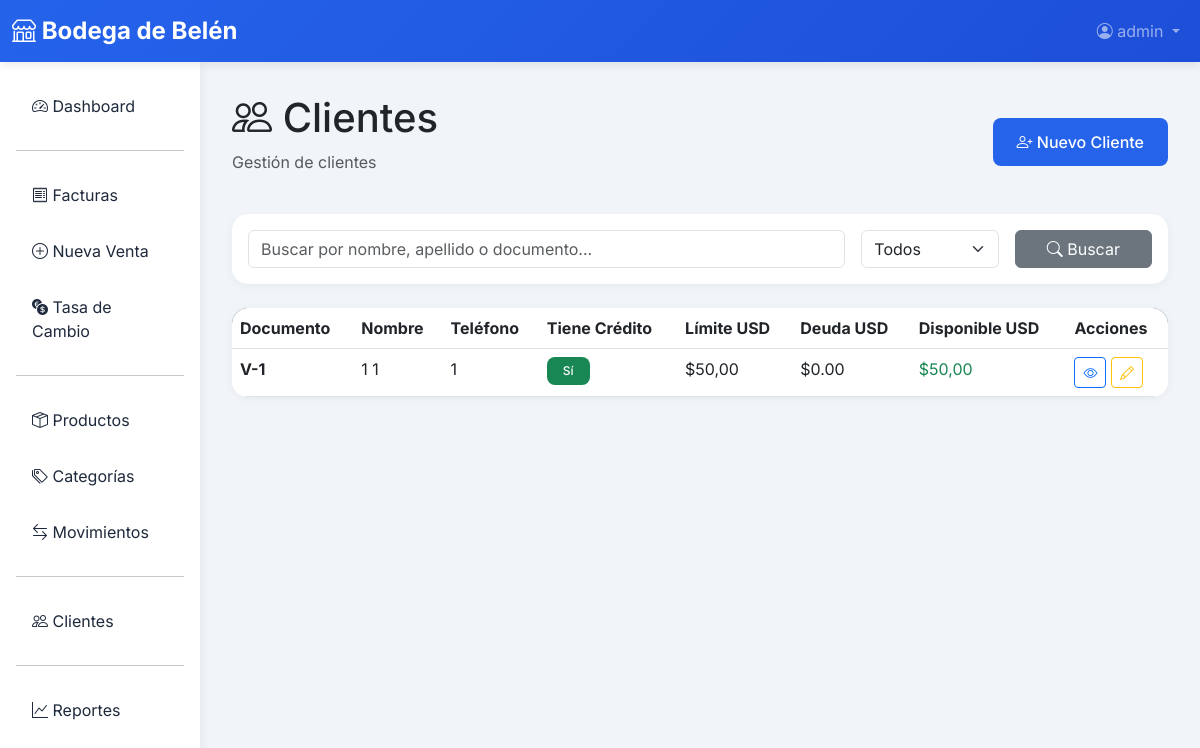
/clientes/, run on the app's committed database.
### clientes/models.py (models this page shows, shortened)
class Cliente(models.Model):
    TIPO_DOCUMENTO_CHOICES = [
        ('V', 'V - Venezolano'),
        ('E', 'E - Extranjero'),
        ('J', 'J - Jurídico'),
        ('G', 'G - Gubernamental'),
    ]
    tipo_documento = models.CharField(max_length=1, choices=TIPO_DOCUMENTO_CHOICES, default='V')
    numero_documento = models.CharField(max_length=20, unique=True)
    nombre = models.CharField(max_length=200)
    apellido = models.CharField(max_length=200, blank=True)
    telefono = models.CharField(max_length=20, blank=True)
    email = models.EmailField(blank=True)
    direccion = models.TextField(blank=True)
    tiene_credito = models.BooleanField(default=False, help_text='¿El cliente puede comprar a crédito?')
    limite_credito_usd = models.DecimalField(
        max_digits=10,
        decimal_places=2,
        default=Decimal('0.00'),
        validators=[MinValueValidator(Decimal('0.00'))],
        help_text='Límite de crédito en USD'
    )
    activo = models.BooleanField(default=True)
    created_at = models.DateTimeField(auto_now_add=True)
    updated_at = models.DateTimeField(auto_now=True)
    class Meta:
        verbose_name = 'Cliente'
        verbose_name_plural = 'Clientes'
        ordering = ['nombre', 'apellido']
        indexes = [
            models.Index(fields=['numero_documento']),
            models.Index(fields=['nombre']),
        ]
    @property
    def nombre_completo(self):
        if self.apellido:
            return f"{self.nombre} {self.apellido}"
        return self.nombre
    @property
    def deuda_total_usd(self):
        from ventas.models import Factura
        facturas_pendientes = Factura.objects.filter(
            cliente=self,
            tipo_venta='CREDITO',  # Solo facturas a crédito
            estado__in=['PENDIENTE', 'PARCIAL']
        )
        total = sum(factura.saldo_pendiente_usd for factura in facturas_pendientes)
        return Decimal(str(total))
    @property
    def credito_disponible_usd(self):
        if not self.tiene_credito:
            return Decimal('0.00')
        return self.limite_credito_usd - self.deuda_total_usd

### clientes/views.py (the view)
# urls.py: path('', views.cliente_list, name='cliente_list'),
@login_required
def cliente_list(request):
    clientes = Cliente.objects.filter(activo=True)
    busqueda = request.GET.get('q')
    con_deuda = request.GET.get('con_deuda')
    if busqueda:
        clientes = clientes.filter(
            Q(nombre__icontains=busqueda) |
            Q(apellido__icontains=busqueda) |
            Q(numero_documento__icontains=busqueda)
        )
    if con_deuda:
        clientes = [c for c in clientes if c.deuda_total_usd > 0]
    return render(request, 'clientes/cliente_list.html', {'clientes': clientes})

### templates/clientes/cliente_list.html (shortened to what this page needs)
{% extends 'base.html' %}
{% block content %}
<div class="mb-4">
    <div class="d-flex justify-content-between align-items-center">
        <div>
            <h1 class="mb-2"><i class="bi bi-people"></i> Clientes</h1>
            <p class="text-muted">Gestión de clientes</p>
        </div>
        <a href="{% url 'clientes:cliente_create' %}" class="btn btn-primary">
            <i class="bi bi-person-plus"></i> Nuevo Cliente
        </a>
    </div>
</div>
<div class="card mb-4">
    <div class="card-body">
        <form method="get" class="row g-3">
            <div class="col-md-8">
                <input type="text" name="q" class="form-control"
                    placeholder="Buscar por nombre, apellido o documento..." value="{{ request.GET.q }}">
            </div>
            <div class="col-md-2">
                <select name="con_deuda" class="form-select">
                    <option value="">Todos</option>
                </select>
            </div>
            <div class="col-md-2">
                <button type="submit" class="btn btn-secondary w-100">
                    <i class="bi bi-search"></i> Buscar
                </button>
            </div>
        </form>
    </div>
</div>
<div class="card">
    <div class="card-body p-0">
        <div class="table-responsive">
            <table class="table table-hover mb-0">
                <thead>
                    <tr>
                        <th>Documento</th>
                        <th>Nombre</th>
                        <th>Teléfono</th>
                        <th>Tiene Crédito</th>
                        <th>Límite USD</th>
                        <th>Deuda USD</th>
                        <th>Disponible USD</th>
                        <th>Acciones</th>
                    </tr>
                </thead>
                <tbody>
                    {% for cliente in clientes %}
                    <tr>
                        <td><strong>{{ cliente.tipo_documento }}-{{ cliente.numero_documento }}</strong></td>
                        <td>{{ cliente.nombre_completo }}</td>
                        <td>{{ cliente.telefono|default:"-" }}</td>
                        <td>
                            {% if cliente.tiene_credito %}
                            <span class="badge bg-success">Sí</span>
                            {% else %}
                            <span class="badge bg-secondary">No</span>
                            {% endif %}
                        </td>
                        <td>${{ cliente.limite_credito_usd|floatformat:2 }}</td>
                        <td>
                            {% if cliente.deuda_total_usd > 0 %}
                            <span class="text-danger">${{ cliente.deuda_total_usd|floatformat:2 }}</span>
                            {% else %}
                            $0.00
                            {% endif %}
                        </td>
                        <td>
                            {% if cliente.tiene_credito %}
                            <span class="text-success">${{ cliente.credito_disponible_usd|floatformat:2 }}</span>
                            {% else %}
                            -
                            {% endif %}
                        </td>
                        <td>
                            <a href="{% url 'clientes:cliente_detail' cliente.pk %}"
                                class="btn btn-sm btn-outline-primary">
                                <i class="bi bi-eye"></i>
                            </a>
                            <a href="{% url 'clientes:cliente_update' cliente.pk %}"
                                class="btn btn-sm btn-outline-warning">
                                <i class="bi bi-pencil"></i>
                            </a>
                        </td>
                    </tr>
                    {% endfor %}
                </tbody>
            </table>
        </div>
    </div>
</div>
{% endblock %}

### templates/base.html (shortened to what this page needs)
<!DOCTYPE html>
<html lang="es">
<head>
    <link href="https://cdn.jsdelivr.net/npm/bootstrap@5.3.0/dist/css/bootstrap.min.css" rel="stylesheet">
    <link rel="stylesheet" href="https://cdn.jsdelivr.net/npm/bootstrap-icons@1.11.0/font/bootstrap-icons.css">
</head>
<body>
    <nav class="navbar navbar-expand-lg navbar-dark">
        <div class="container-fluid">
            <a class="navbar-brand" href="{% url 'ventas:dashboard' %}">
                <i class="bi bi-shop"></i> Bodega de Belén
            </a>
            <div class="collapse navbar-collapse" id="navbarNav">
                <ul class="navbar-nav ms-auto">
                    {% if user.is_authenticated %}
                    <li class="nav-item dropdown">
                        <a class="nav-link dropdown-toggle" href="#" id="userDropdown" role="button" data-bs-toggle="dropdown">
                            <i class="bi bi-person-circle"></i> {{ user.username }}
                        </a>
                    </li>
                    {% else %}
                    <li class="nav-item">
                        <a class="nav-link" href="{% url 'login' %}">Iniciar Sesión</a>
                    </li>
                    {% endif %}
                </ul>
            </div>
        </div>
    </nav>
    <div class="container-fluid">
        <div class="row">
            {% if user.is_authenticated %}
            <div class="col-md-3 col-lg-2 px-0 sidebar">
                <div class="p-3">
                    <nav class="nav flex-column">
                        <a class="nav-link" href="{% url 'ventas:dashboard' %}">
                            <i class="bi bi-speedometer2"></i> Dashboard
                        </a>
                        <hr>
                        <a class="nav-link" href="{% url 'ventas:factura_list' %}">
                            <i class="bi bi-receipt"></i> Facturas
                        </a>
                        <a class="nav-link" href="{% url 'ventas:factura_create' %}">
                            <i class="bi bi-plus-circle"></i> Nueva Venta
                        </a>
                        <a class="nav-link" href="{% url 'ventas:tasa_cambio_list' %}">
                            <i class="bi bi-currency-exchange"></i> Tasa de Cambio
                        </a>
                        <hr>
                        <a class="nav-link" href="{% url 'inventario:producto_list' %}">
                            <i class="bi bi-box-seam"></i> Productos
                        </a>
                        <a class="nav-link" href="{% url 'inventario:categoria_list' %}">
                            <i class="bi bi-tags"></i> Categorías
                        </a>
                        <a class="nav-link" href="{% url 'inventario:movimiento_list' %}">
                            <i class="bi bi-arrow-left-right"></i> Movimientos
                        </a>
                        <hr>
                        <a class="nav-link" href="{% url 'clientes:cliente_list' %}">
                            <i class="bi bi-people"></i> Clientes
                        </a>
                        <hr>
                        <a class="nav-link" href="{% url 'ventas:reportes' %}">
                            <i class="bi bi-graph-up"></i> Reportes
                        </a>
                    </nav>
                </div>
            </div>
            {% endif %}
            <div class="col-md-9 col-lg-10 content-area">
                {% block content %}{% endblock %}
            </div>
        </div>
    </div>
</body>
</html>

### templates/base.html (style rules this page uses)
:root { --primary-color: #2563eb; --secondary-color: #64748b; --success-color: #10b981; --danger-color: #ef4444; --warning-color: #f59e0b; --dark-color: #1e293b; --light-color: #f8fafc; }
body { font-family: 'Inter', sans-serif; background-color: #f1f5f9; }
.navbar { background: linear-gradient(135deg, var(--primary-color) 0%, #1d4ed8 100%); box-shadow: 0 2px 10px rgba(0,0,0,0.1); }
.navbar-brand { font-weight: 700; font-size: 1.5rem; }
.sidebar { min-height: calc(100vh - 56px); background: white; box-shadow: 2px 0 10px rgba(0,0,0,0.05); }
.sidebar .nav-link { color: var(--dark-color); padding: 0.75rem 1rem; border-radius: 0.5rem; margin: 0.25rem 0; transition: all 0.3s ease; }
.card { border: none; border-radius: 1rem; box-shadow: 0 2px 10px rgba(0,0,0,0.05); transition: transform 0.3s ease, box-shadow 0.3s ease; }
.btn-primary { background: var(--primary-color); border: none; border-radius: 0.5rem; padding: 0.75rem 1.5rem; font-weight: 500; transition: all 0.3s ease; }
.table { background: white; border-radius: 1rem; overflow: hidden; }
.table thead { background: var(--dark-color); color: white; }
.badge { padding: 0.5rem 1rem; border-radius: 0.5rem; font-weight: 500; }
.content-area { padding: 2rem; }

### data on the page
Cliente: tipo_documento "V", numero_documento "1", nombre_completo "1 1", telefono "1", shows "Sí", limite_credito_usd "50,00", shows "$0.00", credito_disponible_usd "50,00"

### other printed values
{{ user.username }} "admin"
